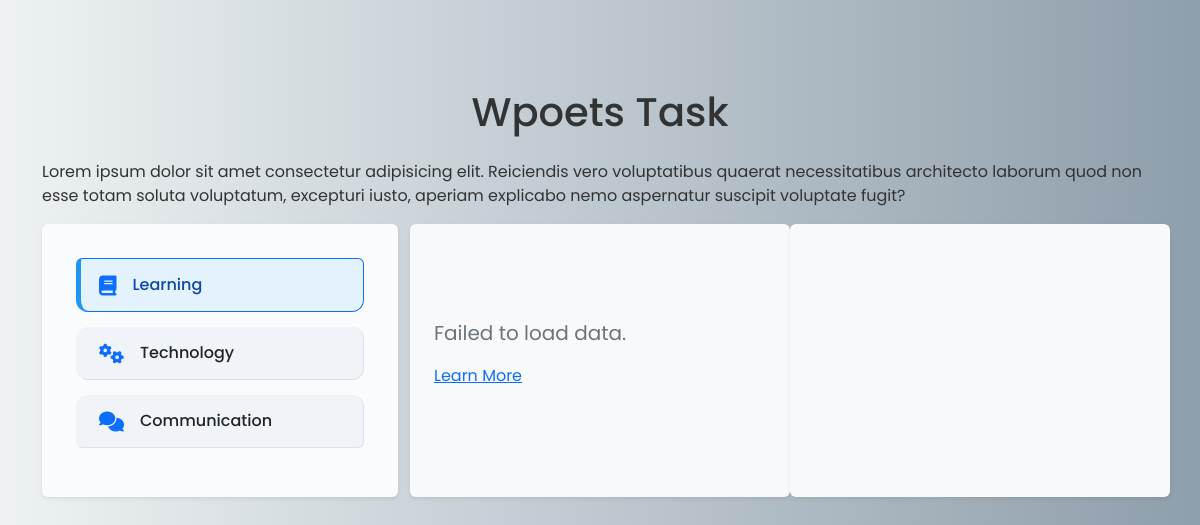
The page / on the database its author committed.
### tables this page shows
CREATE TABLE `slider_points` (
  `id` int(11) NOT NULL,
  `title` varchar(100) NOT NULL,
  `icon` varchar(255) NOT NULL,
  `description` text NOT NULL,
  `image` varchar(255) NOT NULL
);

### index.php (the view, shortened to what this page needs)
<?php include 'db.php'; ?>
<!DOCTYPE html>
<html lang="en">
<head>
  <link href="https://cdn.jsdelivr.net/npm/bootstrap@5.3.0/dist/css/bootstrap.min.css" rel="stylesheet" />
  <link href="https://cdnjs.cloudflare.com/ajax/libs/font-awesome/6.4.0/css/all.min.css" rel="stylesheet" />
  <link href="css/style.css" rel="stylesheet" />
</head>
<body>
<div class="container my-5">
  <h1 class="mb-4 text-center">Wpoets Task</h1>
  <p>Lorem ipsum dolor sit amet consectetur adipisicing elit. Reiciendis vero voluptatibus quaerat necessitatibus architecto laborum quod non esse totam soluta voluptatum, excepturi iusto, aperiam explicabo nemo aspernatur suscipit voluptate fugit?</p>
  <div class="row g-4">
    <div class="col-md-4">
      <div id="points-column" class="list-group shadow-sm rounded">
        <?php
        $sql = "SELECT * FROM slider_points ORDER BY id ASC";
        $result = $conn->query($sql);
        if ($result->num_rows > 0) {
          while($row = $result->fetch_assoc()) {
            echo '<button class="list-group-item list-group-item-action point-item d-flex align-items-center" data-id="'.$row['id'].'">';
            echo '<i class="'.$row['icon'].' fa-lg me-3 text-primary"></i>';
            echo '<span>'.$row['title'].'</span>';
            echo '</button>';
          }
        } else {
          echo '<p class="text-muted">No points found. Please add some.</p>';
        }
        ?>
      </div>
    </div>
    <div class="col-md-4 d-flex flex-column justify-content-center bg-light rounded shadow-sm p-4" id="description-column">
      <p id="point-description" class="fs-5 text-secondary">Click on any point to see description here.</p>
      <a href=""><p>Learn More</p></a>
    </div>
    <div class="col-md-4 d-flex justify-content-center align-items-center bg-light rounded shadow-sm p-4" id="image-column">
    </div>
  </div>
</div>
</body>
</html>

### css/style.css (style rules this page uses)
body { font-family: 'Poppins', sans-serif; background: linear-gradient(to right, #eef2f3, #8e9eab); margin: 0; padding: 40px 0; color: #333; }
#points-column { background-color: #f9fbfc; border-radius: 15px; padding: 34px; box-shadow: inset 0 0 10px rgba(0, 0, 0, 0.02); }
.point-item { display: flex; align-items: center; padding: 14px 18px; margin-bottom: 15px; border-radius: 12px; background: #f0f4f8; cursor: pointer; transition: all 0.3s ease; border-left: 5px solid transparent; font-size: 16px; font-weight: 500; }
.point-item i { font-size: 20px; color: #4a90e2; margin-right: 10px; }
.point-item:hover, .point-item.active { background: #e3f2fd; border-left: 5px solid #2196f3; color: #0d47a1; }

### rows shown on the page
slider_points: title "Learning"
slider_points: title "Technology"
slider_points: title "Communication"
